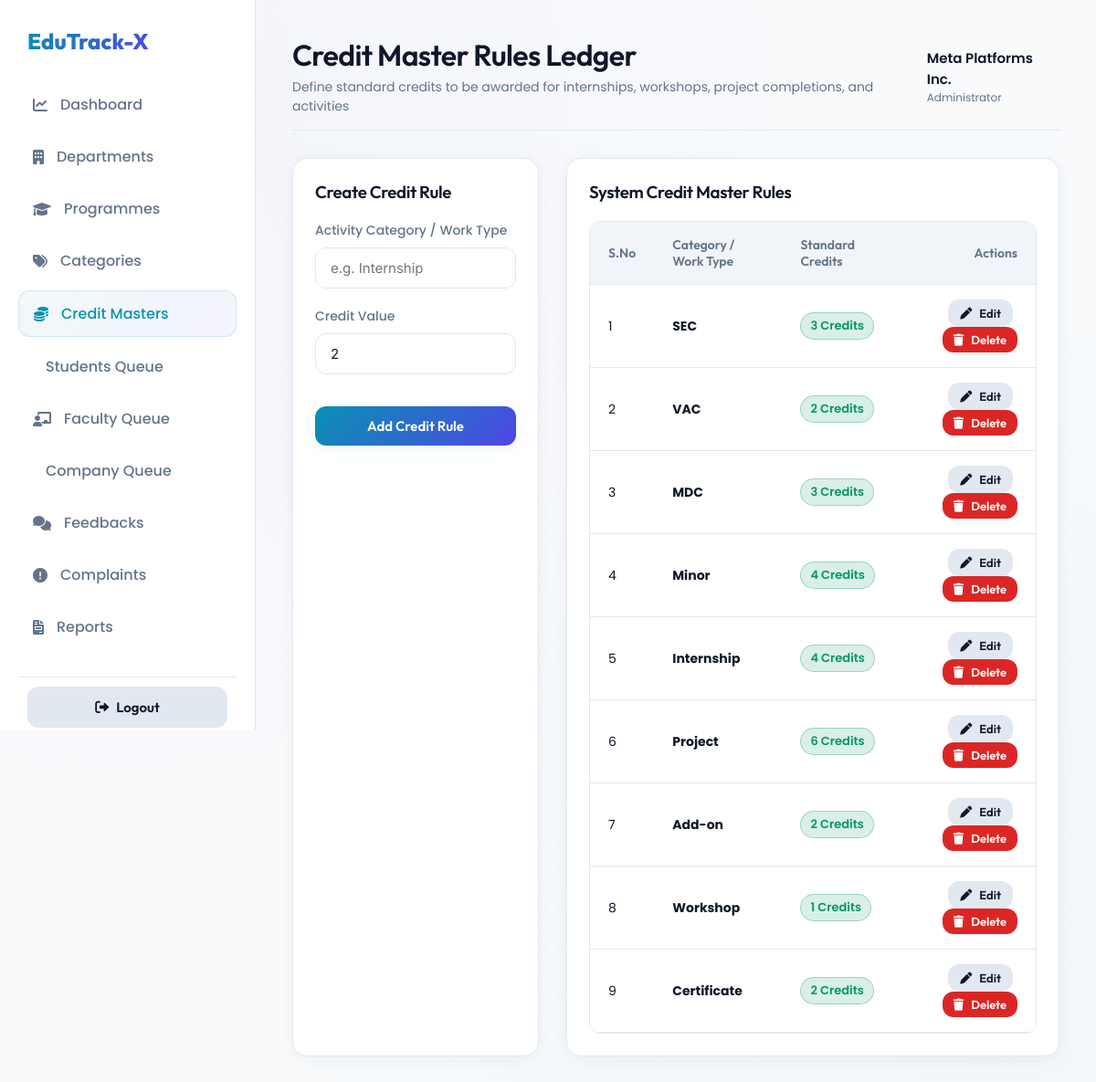
The page /Administrator/CreditMaster/ (signed in) on the database its author committed.
### Administrator/models.py (models this page shows)
class tbl_creditmaster(models.Model):
    creditmaster_id = models.AutoField(primary_key=True)
    creditmaster_category = models.CharField(max_length=50) # e.g. SEC, VAC, MDC, Minor, Internship, Project, Add-on, Certificate, etc.
    creditmaster_credit = models.IntegerField()
    creditmaster_status = models.IntegerField(default=1) # 1 = Active, 0 = Inactive

### Administrator/views.py (the view, shortened to what this page needs)
# urls.py: path('CreditMaster/', views.CreditMaster, name='CreditMaster'),
def CreditMaster(request):
    if 'aid' not in request.session:
        return redirect('Guest:Login')
    credits = tbl_creditmaster.objects.all()
    return render(request, 'Administrator/CreditMaster.html', {'credits': credits})

### Administrator/Templates/Administrator/CreditMaster.html (shortened to what this page needs)
{% extends 'Administrator/AdminBase.html' %}
{% block header_title %}Credit Master Rules Ledger{% endblock %}
{% block header_subtitle %}Define standard credits to be awarded for internships, workshops, project completions, and activities{% endblock %}
{% block active_credit %}active{% endblock %}
{% block content %}
<div style="display: grid; grid-template-columns: 1fr 2fr; gap: 30px;">
    <div class="glass-card">
        <h3>{% if editdata %}Edit Rule{% else %}Create Credit Rule{% endif %}</h3>
        <form action="" method="post" style="margin-top: 20px;">
            <div class="form-group">
                <label class="form-label" for="txt_category">Activity Category / Work Type</label>
                <input class="form-control" type="text" name="txt_category" id="txt_category" required value="{{ editdata.creditmaster_category }}" placeholder="e.g. Internship">
            </div>
            <div class="form-group">
                <label class="form-label" for="txt_credit">Credit Value</label>
                <input class="form-control" type="number" name="txt_credit" id="txt_credit" required min="1" value="{{ editdata.creditmaster_credit|default:2 }}">
            </div>
            <button type="submit" class="btn btn-primary" style="width: 100%; margin-top: 15px;">
                {% if editdata %}Save Changes{% else %}Add Credit Rule{% endif %}
            </button>
        </form>
    </div>
    <div class="glass-card">
        <h3>System Credit Master Rules</h3>
        {% if credits %}
        <div class="custom-table-container">
            <table class="custom-table">
                <thead>
                    <tr>
                        <th>S.No</th>
                        <th>Category / Work Type</th>
                        <th>Standard Credits</th>
                        <th style="text-align: right;">Actions</th>
                    </tr>
                </thead>
                <tbody>
                    {% for c in credits %}
                    <tr>
                        <td>{{ forloop.counter }}</td>
                        <td><strong>{{ c.creditmaster_category }}</strong></td>
                        <td><span class="badge badge-success" style="font-size: 13px;">{{ c.creditmaster_credit }} Credits</span></td>
                        <td style="text-align: right;">
                            <a href="{% url 'Administrator:edit_creditmaster' c.creditmaster_id %}" class="btn btn-secondary" style="padding: 6px 12px; font-size: 13px; margin-right: 5px;">
                                <i class="fa-solid fa-pen"></i> Edit
                            </a>
                            <a href="{% url 'Administrator:del_creditmaster' c.creditmaster_id %}" onclick="return confirm('Are you sure you want to delete this credit rule?')" class="btn btn-danger" style="padding: 6px 12px; font-size: 13px;">
                                <i class="fa-solid fa-trash"></i> Delete
                            </a>
                        </td>
                    </tr>
                    {% endfor %}
                </tbody>
            </table>
        </div>
        {% else %}
        <p style="color: var(--text-muted); text-align: center; margin-top: 30px;">No credit rules set.</p>
        {% endif %}
    </div>
</div>
{% endblock %}

### static/css/style.css (style rules this page uses)
:root { --bg-dark: #f8fafc; --bg-surface: #ffffff; --border-color: #e2e8f0; --primary: #0891b2; --primary-glow: rgba(8, 145, 178, 0.08); --secondary: #4f46e5; --secondary-glow: rgba(79, 70, 229, 0.08); --accent: #9333ea; --success: #059669; --success-glow: rgba(5, 150, 105, 0.08); --warning: #d97706; --danger: #dc2626; --text-main: #0f172a; --text-muted: #64748b; --font-outfit: 'Outfit', sans-serif; --font-inter: 'Inter', sans-serif; --font-poppins: 'Poppins', sans-serif; --transition-smooth: all 0.3s cubic-bezier(0.4, 0, 0.2, 1); }
* { box-sizing: border-box; margin: 0; padding: 0; }
body { background-color: var(--bg-dark); background-image: radial-gradient(at 10% 10%, rgba(79, 70, 229, 0.03) 0px, transparent 50%), radial-gradient(at 90% 90%, rgba(8, 145, 178, 0.03) 0px, transparent 50%); background-attachment: fixed; color: var(--text-main); font-family: var(--font-poppins); min-height: 100vh; display: flex; flex-direction: column; overflow-x: hidden; }
h1, h2, h3, h4, h5, h6 { font-family: var(--font-outfit); font-weight: 600; color: var(--text-main); letter-spacing: -0.02em; }
a { color: var(--primary); text-decoration: none; transition: var(--transition-smooth); }
.glass-card { background: var(--bg-surface); border: 1px solid var(--border-color); border-radius: 16px; padding: 24px; box-shadow: 0 4px 20px 0 rgba(15, 23, 42, 0.05); transition: var(--transition-smooth); }
.form-group { margin-bottom: 20px; }
.form-label { display: block; font-size: 14px; font-weight: 500; color: var(--text-muted); margin-bottom: 8px; }
.form-control, select, textarea { width: 100%; padding: 12px 16px; background: #ffffff; border: 1px solid var(--border-color); border-radius: 12px; color: var(--text-main); font-family: var(--font-inter); font-size: 15px; transition: var(--transition-smooth); }
.btn { display: inline-flex; align-items: center; justify-content: center; gap: 8px; padding: 12px 24px; border-radius: 12px; font-family: var(--font-outfit); font-size: 15px; font-weight: 600; cursor: pointer; transition: var(--transition-smooth); border: none; }
.btn-primary { background: linear-gradient(135deg, var(--primary) 0%, var(--secondary) 100%); color: #ffffff; box-shadow: 0 4px 15px var(--primary-glow); }
.btn-secondary { background: #e2e8f0; color: var(--text-main); border: 1px solid var(--border-color); }
.btn-danger { background: var(--danger); color: #ffffff; }
.custom-table-container { width: 100%; overflow-x: auto; border-radius: 12px; border: 1px solid var(--border-color); margin-top: 20px; }
.custom-table { width: 100%; border-collapse: collapse; text-align: left; background: #ffffff; }
.custom-table th { background: #f1f5f9; padding: 16px 20px; font-family: var(--font-outfit); font-size: 14px; font-weight: 600; color: var(--text-muted); border-bottom: 1px solid var(--border-color); }
.custom-table td { padding: 16px 20px; font-size: 14px; border-bottom: 1px solid var(--border-color); color: var(--text-main); vertical-align: middle; }
.badge { display: inline-flex; padding: 4px 10px; border-radius: 9999px; font-size: 12px; font-weight: 600; }
.badge-success { background: rgba(5, 150, 105, 0.15); color: var(--success); border: 1px solid rgba(5, 150, 105, 0.3); }

### rows shown on the page
tbl_creditmaster: creditmaster_category "SEC", creditmaster_credit "3"
tbl_creditmaster: creditmaster_category "VAC", creditmaster_credit "2"
tbl_creditmaster: creditmaster_category "MDC", creditmaster_credit "3"
tbl_creditmaster: creditmaster_category "Minor", creditmaster_credit "4"
tbl_creditmaster: creditmaster_category "Internship", creditmaster_credit "4"
tbl_creditmaster: creditmaster_category "Project", creditmaster_credit "6"
tbl_creditmaster: creditmaster_category "Add-on", creditmaster_credit "2"
tbl_creditmaster: creditmaster_category "Workshop", creditmaster_credit "1"
tbl_creditmaster: creditmaster_category "Certificate", creditmaster_credit "2"

### other values the page prints
{{ request.session.name }} "Meta Platforms Inc."
